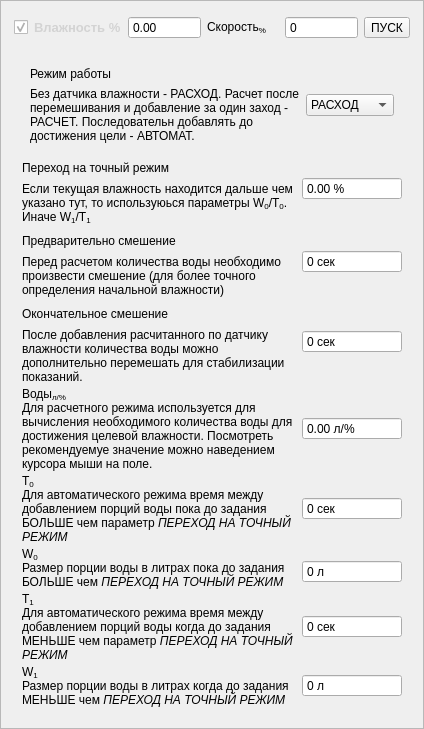
  <widget class="QFrame" name="vodoley_ctl">
   <property name="geometry">
    <rect>
     <x>39</x>
     <y>9</y>
     <width>421</width>
     <height>601</height>
    </rect>
   </property>
   <property name="sizePolicy">
    <sizepolicy hsizetype="Preferred" vsizetype="Fixed">
     <horstretch>0</horstretch>
     <verstretch>0</verstretch>
    </sizepolicy>
   </property>
   <property name="frameShape">
    <enum>QFrame::StyledPanel</enum>
   </property>
   <layout class="QVBoxLayout" name="verticalLayout_2">
    <property name="sizeConstraint">
     <enum>QLayout::SetFixedSize</enum>
    </property>
    <item alignment="Qt::AlignTop">
     <widget class="QWidget" name="vodoley_main" native="true">
      <property name="minimumSize">
       <size>
        <width>400</width>
        <height>0</height>
       </size>
      </property>
      <layout class="QHBoxLayout" name="horizontalLayout_3">
       <property name="leftMargin">
        <number>2</number>
       </property>
       <property name="topMargin">
        <number>4</number>
       </property>
       <property name="rightMargin">
        <number>2</number>
       </property>
       <property name="bottomMargin">
        <number>4</number>
       </property>
       <item>
        <widget class="QCheckBox" name="more_humidity">
         <property name="cursor">
          <cursorShape>PointingHandCursor</cursorShape>
         </property>
         <property name="toolTip">
          <string>Нажмите чтобы показать/скрыть настройки</string>
         </property>
         <property name="styleSheet">
          <string notr="true">#more_humidity
{
	color: lightGray;
	font-size: 10pt;
	font-weight: bold;
	border: none;
	background: none;
}
#more_humidity::indicator:unchecked 
{
	image: url(:/TConveyorPanel/more.png);
	width: 24px;
}
#more_humidity::indicator:checked 
{
	image: url(:/TConveyorPanel/less.png);
	width: 24px;
}</string>
         </property>
         <property name="text">
          <string>Влажность %</string>
         </property>
         <property name="checked">
          <bool>true</bool>
         </property>
        </widget>
       </item>
       <item>
        <widget class="QDoubleSpinBox" name="edt_humidity_sp_1">
         <property name="toolTip">
          <string>Влажность которую необходимо достигнуть</string>
         </property>
         <property name="buttonSymbols">
          <enum>QAbstractSpinBox::NoButtons</enum>
         </property>
        </widget>
       </item>
       <item>
        <widget class="QLabel" name="hint_3">
         <property name="text">
          <string>Скорость&lt;sub&gt;%&lt;/sub&gt;</string>
         </property>
         <property name="style" stdset="0">
          <string>hint</string>
         </property>
        </widget>
       </item>
       <item>
        <widget class="QSpinBox" name="edt_humidity_speed_1">
         <property name="toolTip">
          <string>Изменение интенсивности подачи воды (100 - интенсивно, 0 - осторожно)</string>
         </property>
         <property name="buttonSymbols">
          <enum>QAbstractSpinBox::NoButtons</enum>
         </property>
        </widget>
       </item>
       <item>
        <widget class="QToolButton" name="start">
         <property name="toolTip">
          <string>Запустить логику увлажнения</string>
         </property>
         <property name="text">
          <string>ПУСК</string>
         </property>
         <property name="icon">
          <iconset theme="media-playback-start">
           <normaloff>../../../../.designer/backup</normaloff>../../../../.designer/backup</iconset>
         </property>
        </widget>
       </item>
      </layout>
     </widget>
    </item>
    <item>
     <widget class="QWidget" name="vodoley_settings" native="true">
      <layout class="QVBoxLayout" name="verticalLayout_3">
       <property name="spacing">
        <number>1</number>
       </property>
       <item>
        <widget class="QWidget" name="row_1" native="true">
         <layout class="QGridLayout" name="gridLayout">
          <property name="horizontalSpacing">
           <number>1</number>
          </property>
          <item row="0" column="0" rowspan="2">
           <widget class="QLabel" name="hint_1">
            <property name="sizePolicy">
             <sizepolicy hsizetype="Expanding" vsizetype="Preferred">
              <horstretch>0</horstretch>
              <verstretch>0</verstretch>
             </sizepolicy>
            </property>
            <property name="text">
             <string>Режим работы</string>
            </property>
            <property name="wordWrap">
             <bool>true</bool>
            </property>
            <property name="style" stdset="0">
             <string>hint</string>
            </property>
           </widget>
          </item>
          <item row="2" column="0">
           <widget class="QLabel" name="tip_1">
            <property name="sizePolicy">
             <sizepolicy hsizetype="Expanding" vsizetype="Preferred">
              <horstretch>0</horstretch>
              <verstretch>0</verstretch>
             </sizepolicy>
            </property>
            <property name="text">
             <string>Без датчика влажности - РАСХОД. Расчет после перемешивания и добавление за один заход - РАСЧЕТ. Последовательн добавлять до достижения цели - АВТОМАТ.</string>
            </property>
            <property name="wordWrap">
             <bool>true</bool>
            </property>
            <property name="style" stdset="0">
             <string>tips</string>
            </property>
           </widget>
          </item>
          <item row="0" column="1" rowspan="3">
           <widget class="QComboBox" name="vodoley_mode">
            <property name="maximumSize">
             <size>
              <width>100</width>
              <height>16777215</height>
             </size>
            </property>
            <item>
             <property name="text">
              <string>РАСХОД</string>
             </property>
            </item>
            <item>
             <property name="text">
              <string>РАСЧЕТ</string>
             </property>
            </item>
            <item>
             <property name="text">
              <string>АВТОМАТ</string>
             </property>
            </item>
           </widget>
          </item>
         </layout>
        </widget>
       </item>
       <item>
        <widget class="QWidget" name="row_2" native="true">
         <layout class="QGridLayout" name="gridLayout_4">
          <property name="leftMargin">
           <number>1</number>
          </property>
          <property name="topMargin">
           <number>1</number>
          </property>
          <property name="rightMargin">
           <number>1</number>
          </property>
          <property name="bottomMargin">
           <number>1</number>
          </property>
          <property name="horizontalSpacing">
           <number>1</number>
          </property>
          <property name="verticalSpacing">
           <number>0</number>
          </property>
          <item row="0" column="0" rowspan="2">
           <widget class="QLabel" name="hint_5">
            <property name="sizePolicy">
             <sizepolicy hsizetype="Expanding" vsizetype="Preferred">
              <horstretch>0</horstretch>
              <verstretch>0</verstretch>
             </sizepolicy>
            </property>
            <property name="text">
             <string>Переход на точный режим</string>
            </property>
            <property name="wordWrap">
             <bool>true</bool>
            </property>
            <property name="style" stdset="0">
             <string>hint</string>
            </property>
           </widget>
          </item>
          <item row="2" column="0">
           <widget class="QLabel" name="tip_3">
            <property name="sizePolicy">
             <sizepolicy hsizetype="Expanding" vsizetype="Preferred">
              <horstretch>0</horstretch>
              <verstretch>0</verstretch>
             </sizepolicy>
            </property>
            <property name="text">
             <string>Если текущая влажность находится дальше чем указано тут, то используюься параметры W&lt;sub&gt;0&lt;/sub&gt;/T&lt;sub&gt;0&lt;/sub&gt;. Иначе W&lt;sub&gt;1&lt;/sub&gt;/T&lt;sub&gt;1&lt;/sub&gt;</string>
            </property>
            <property name="wordWrap">
             <bool>true</bool>
            </property>
            <property name="style" stdset="0">
             <string>tips</string>
            </property>
           </widget>
          </item>
          <item row="0" column="1" rowspan="3">
           <widget class="QDoubleSpinBox" name="edt_humidity_wpp_2">
            <property name="minimumSize">
             <size>
              <width>100</width>
              <height>0</height>
             </size>
            </property>
            <property name="maximumSize">
             <size>
              <width>120</width>
              <height>16777215</height>
             </size>
            </property>
            <property name="buttonSymbols">
             <enum>QAbstractSpinBox::NoButtons</enum>
            </property>
            <property name="suffix">
             <string> %</string>
            </property>
           </widget>
          </item>
         </layout>
        </widget>
       </item>
       <item>
        <widget class="QWidget" name="row_3" native="true">
         <layout class="QGridLayout" name="gridLayout_5">
          <property name="leftMargin">
           <number>1</number>
          </property>
          <property name="topMargin">
           <number>1</number>
          </property>
          <property name="rightMargin">
           <number>1</number>
          </property>
          <property name="bottomMargin">
           <number>1</number>
          </property>
          <property name="horizontalSpacing">
           <number>1</number>
          </property>
          <property name="verticalSpacing">
           <number>0</number>
          </property>
          <item row="0" column="0" rowspan="2">
           <widget class="QLabel" name="hint_6">
            <property name="sizePolicy">
             <sizepolicy hsizetype="Expanding" vsizetype="Preferred">
              <horstretch>0</horstretch>
              <verstretch>0</verstretch>
             </sizepolicy>
            </property>
            <property name="text">
             <string>Предварительно смешение</string>
            </property>
            <property name="wordWrap">
             <bool>true</bool>
            </property>
            <property name="style" stdset="0">
             <string>hint</string>
            </property>
           </widget>
          </item>
          <item row="2" column="0">
           <widget class="QLabel" name="tip_4">
            <property name="sizePolicy">
             <sizepolicy hsizetype="Expanding" vsizetype="Preferred">
              <horstretch>0</horstretch>
              <verstretch>0</verstretch>
             </sizepolicy>
            </property>
            <property name="text">
             <string>Перед расчетом количества воды необходимо произвести смешение (для более точного определения начальной влажности)</string>
            </property>
            <property name="wordWrap">
             <bool>true</bool>
            </property>
            <property name="style" stdset="0">
             <string>tips</string>
            </property>
           </widget>
          </item>
          <item row="0" column="1" rowspan="3">
           <widget class="QSpinBox" name="premixT">
            <property name="minimumSize">
             <size>
              <width>100</width>
              <height>0</height>
             </size>
            </property>
            <property name="maximumSize">
             <size>
              <width>120</width>
              <height>16777215</height>
             </size>
            </property>
            <property name="buttonSymbols">
             <enum>QAbstractSpinBox::NoButtons</enum>
            </property>
            <property name="suffix">
             <string> сек</string>
            </property>
           </widget>
          </item>
         </layout>
        </widget>
       </item>
       <item>
        <widget class="QWidget" name="row_4" native="true">
         <layout class="QGridLayout" name="gridLayout_6">
          <property name="leftMargin">
           <number>1</number>
          </property>
          <property name="topMargin">
           <number>1</number>
          </property>
          <property name="rightMargin">
           <number>1</number>
          </property>
          <property name="bottomMargin">
           <number>1</number>
          </property>
          <property name="horizontalSpacing">
           <number>1</number>
          </property>
          <property name="verticalSpacing">
           <number>0</number>
          </property>
          <item row="0" column="0" rowspan="2">
           <widget class="QLabel" name="hint_7">
            <property name="sizePolicy">
             <sizepolicy hsizetype="Expanding" vsizetype="Preferred">
              <horstretch>0</horstretch>
              <verstretch>0</verstretch>
             </sizepolicy>
            </property>
            <property name="text">
             <string>Окончательное смешение</string>
            </property>
            <property name="wordWrap">
             <bool>true</bool>
            </property>
            <property name="style" stdset="0">
             <string>hint</string>
            </property>
           </widget>
          </item>
          <item row="2" column="0">
           <widget class="QLabel" name="tip_5">
            <property name="sizePolicy">
             <sizepolicy hsizetype="Expanding" vsizetype="Preferred">
              <horstretch>0</horstretch>
              <verstretch>0</verstretch>
             </sizepolicy>
            </property>
            <property name="text">
             <string>После добавления расчитанного по датчику влажности количества воды можно дополнительно перемешать для стабилизации показаний.</string>
            </property>
            <property name="wordWrap">
             <bool>true</bool>
            </property>
            <property name="style" stdset="0">
             <string>tips</string>
            </property>
           </widget>
          </item>
          <item row="0" column="1" rowspan="3">
           <widget class="QSpinBox" name="postmixT_2">
            <property name="minimumSize">
             <size>
              <width>100</width>
              <height>0</height>
             </size>
            </property>
            <property name="maximumSize">
             <size>
              <width>120</width>
              <height>16777215</height>
             </size>
            </property>
            <property name="buttonSymbols">
             <enum>QAbstractSpinBox::NoButtons</enum>
            </property>
            <property name="suffix">
             <string> сек</string>
            </property>
           </widget>
          </item>
         </layout>
        </widget>
       </item>
       <item>
        <widget class="QWidget" name="row_5" native="true">
         <layout class="QGridLayout" name="gridLayout_7">
          <property name="leftMargin">
           <number>1</number>
          </property>
          <property name="topMargin">
           <number>1</number>
          </property>
          <property name="rightMargin">
           <number>1</number>
          </property>
          <property name="bottomMargin">
           <number>1</number>
          </property>
          <property name="horizontalSpacing">
           <number>1</number>
          </property>
          <property name="verticalSpacing">
           <number>0</number>
          </property>
          <item row="0" column="0" rowspan="2">
           <widget class="QLabel" name="hint_8">
            <property name="sizePolicy">
             <sizepolicy hsizetype="Expanding" vsizetype="Preferred">
              <horstretch>0</horstretch>
              <verstretch>0</verstretch>
             </sizepolicy>
            </property>
            <property name="text">
             <string>Воды&lt;sub&gt;л/%&lt;/sub&gt;</string>
            </property>
            <property name="wordWrap">
             <bool>true</bool>
            </property>
            <property name="style" stdset="0">
             <string>hint</string>
            </property>
           </widget>
          </item>
          <item row="2" column="0">
           <widget class="QLabel" name="tip_6">
            <property name="sizePolicy">
             <sizepolicy hsizetype="Expanding" vsizetype="Preferred">
              <horstretch>0</horstretch>
              <verstretch>0</verstretch>
             </sizepolicy>
            </property>
            <property name="text">
             <string>Для расчетного режима используется для вычисления необходимого количества воды для достижения целевой влажности. Посмотреть рекомендуемуе значение можно наведением курсора мыши на поле.</string>
            </property>
            <property name="wordWrap">
             <bool>true</bool>
            </property>
            <property name="style" stdset="0">
             <string>tips</string>
            </property>
           </widget>
          </item>
          <item row="0" column="1" rowspan="3">
           <widget class="QDoubleSpinBox" name="edt_humidity_wpp_1">
            <property name="minimumSize">
             <size>
              <width>100</width>
              <height>0</height>
             </size>
            </property>
            <property name="maximumSize">
             <size>
              <width>120</width>
              <height>16777215</height>
             </size>
            </property>
            <property name="buttonSymbols">
             <enum>QAbstractSpinBox::NoButtons</enum>
            </property>
            <property name="suffix">
             <string> л/%</string>
            </property>
            <property name="maximum">
             <double>100.000000000000000</double>
            </property>
            <property name="singleStep">
             <double>0.010000000000000</double>
            </property>
           </widget>
          </item>
         </layout>
        </widget>
       </item>
       <item>
        <widget class="QWidget" name="row_6" native="true">
         <layout class="QGridLayout" name="gridLayout_8">
          <property name="leftMargin">
           <number>1</number>
          </property>
          <property name="topMargin">
           <number>1</number>
          </property>
          <property name="rightMargin">
           <number>1</number>
          </property>
          <property name="bottomMargin">
           <number>1</number>
          </property>
          <property name="horizontalSpacing">
           <number>1</number>
          </property>
          <property name="verticalSpacing">
           <number>0</number>
          </property>
          <item row="0" column="0" rowspan="2">
           <widget class="QLabel" name="hint_9">
            <property name="sizePolicy">
             <sizepolicy hsizetype="Expanding" vsizetype="Preferred">
              <horstretch>0</horstretch>
              <verstretch>0</verstretch>
             </sizepolicy>
            </property>
            <property name="text">
             <string>T&lt;sub&gt;0&lt;/sub&gt;</string>
            </property>
            <property name="wordWrap">
             <bool>true</bool>
            </property>
            <property name="style" stdset="0">
             <string>hint</string>
            </property>
           </widget>
          </item>
          <item row="2" column="0">
           <widget class="QLabel" name="tip_7">
            <property name="sizePolicy">
             <sizepolicy hsizetype="Expanding" vsizetype="Preferred">
              <horstretch>0</horstretch>
              <verstretch>0</verstretch>
             </sizepolicy>
            </property>
            <property name="text">
             <string>Для автоматического режима время между добавлением порций воды пока до задания БОЛЬШЕ чем параметр &lt;i&gt;ПЕРЕХОД НА ТОЧНЫЙ РЕЖИМ&lt;/i&gt;</string>
            </property>
            <property name="wordWrap">
             <bool>true</bool>
            </property>
            <property name="style" stdset="0">
             <string>tips</string>
            </property>
           </widget>
          </item>
          <item row="0" column="1" rowspan="3">
           <widget class="QSpinBox" name="postmixT_4">
            <property name="minimumSize">
             <size>
              <width>100</width>
              <height>0</height>
             </size>
            </property>
            <property name="maximumSize">
             <size>
              <width>120</width>
              <height>16777215</height>
             </size>
            </property>
            <property name="buttonSymbols">
             <enum>QAbstractSpinBox::NoButtons</enum>
            </property>
            <property name="suffix">
             <string> сек</string>
            </property>
           </widget>
          </item>
         </layout>
        </widget>
       </item>
       <item>
        <widget class="QWidget" name="row_7" native="true">
         <layout class="QGridLayout" name="gridLayout_9">
          <property name="leftMargin">
           <number>1</number>
          </property>
          <property name="topMargin">
           <number>1</number>
          </property>
          <property name="rightMargin">
           <number>1</number>
          </property>
          <property name="bottomMargin">
           <number>1</number>
          </property>
          <property name="horizontalSpacing">
           <number>1</number>
          </property>
          <property name="verticalSpacing">
           <number>0</number>
          </property>
          <item row="0" column="0" rowspan="2">
           <widget class="QLabel" name="hint_10">
            <property name="sizePolicy">
             <sizepolicy hsizetype="Expanding" vsizetype="Preferred">
              <horstretch>0</horstretch>
              <verstretch>0</verstretch>
             </sizepolicy>
            </property>
            <property name="text">
             <string>W&lt;sub&gt;0&lt;/sub&gt;</string>
            </property>
            <property name="wordWrap">
             <bool>true</bool>
            </property>
            <property name="style" stdset="0">
             <string>hint</string>
            </property>
           </widget>
          </item>
          <item row="2" column="0">
           <widget class="QLabel" name="tip_8">
            <property name="sizePolicy">
             <sizepolicy hsizetype="Expanding" vsizetype="Preferred">
              <horstretch>0</horstretch>
              <verstretch>0</verstretch>
             </sizepolicy>
            </property>
            <property name="text">
             <string>Размер порции  воды в литрах пока до задания БОЛЬШЕ чем &lt;i&gt;ПЕРЕХОД НА ТОЧНЫЙ РЕЖИМ&lt;/i&gt;</string>
            </property>
            <property name="wordWrap">
             <bool>true</bool>
            </property>
            <property name="style" stdset="0">
             <string>tips</string>
            </property>
           </widget>
          </item>
          <item row="1" column="1" rowspan="2">
           <widget class="QSpinBox" name="edt_w_0">
            <property name="minimumSize">
             <size>
              <width>100</width>
              <height>0</height>
             </size>
            </property>
            <property name="maximumSize">
             <size>
              <width>120</width>
              <height>16777215</height>
             </size>
            </property>
            <property name="toolTip">
             <string>По сколько литров наливать в автоматическом режиме пока до задания далеко (больше чем параметр &lt;i&gt;ТОЧНО ЗА&lt;/i&gt;)</string>
            </property>
            <property name="buttonSymbols">
             <enum>QAbstractSpinBox::NoButtons</enum>
            </property>
            <property name="suffix">
             <string> л</string>
            </property>
           </widget>
          </item>
         </layout>
        </widget>
       </item>
       <item>
        <widget class="QWidget" name="row_8" native="true">
         <layout class="QGridLayout" name="gridLayout_10">
          <property name="leftMargin">
           <number>1</number>
          </property>
          <property name="topMargin">
           <number>1</number>
          </property>
          <property name="rightMargin">
           <number>1</number>
          </property>
          <property name="bottomMargin">
           <number>1</number>
          </property>
          <property name="horizontalSpacing">
           <number>1</number>
          </property>
          <property name="verticalSpacing">
           <number>0</number>
          </property>
          <item row="0" column="0" rowspan="2">
           <widget class="QLabel" name="hint_11">
            <property name="sizePolicy">
             <sizepolicy hsizetype="Expanding" vsizetype="Preferred">
              <horstretch>0</horstretch>
              <verstretch>0</verstretch>
             </sizepolicy>
            </property>
            <property name="text">
             <string>T&lt;sub&gt;1&lt;/sub&gt;</string>
            </property>
            <property name="wordWrap">
             <bool>true</bool>
            </property>
            <property name="style" stdset="0">
             <string>hint</string>
            </property>
           </widget>
          </item>
          <item row="2" column="0">
           <widget class="QLabel" name="tip_9">
            <property name="sizePolicy">
             <sizepolicy hsizetype="Expanding" vsizetype="Preferred">
              <horstretch>0</horstretch>
              <verstretch>0</verstretch>
             </sizepolicy>
            </property>
            <property name="text">
             <string>Для автоматического режима время между добавлением порций воды когда до задания МЕНЬШЕ чем параметр &lt;i&gt;ПЕРЕХОД НА ТОЧНЫЙ РЕЖИМ&lt;/i&gt;</string>
            </property>
            <property name="wordWrap">
             <bool>true</bool>
            </property>
            <property name="style" stdset="0">
             <string>tips</string>
            </property>
           </widget>
          </item>
          <item row="0" column="1" rowspan="3">
           <widget class="QSpinBox" name="postmixT_5">
            <property name="minimumSize">
             <size>
              <width>100</width>
              <height>0</height>
             </size>
            </property>
            <property name="maximumSize">
             <size>
              <width>120</width>
              <height>16777215</height>
             </size>
            </property>
            <property name="buttonSymbols">
             <enum>QAbstractSpinBox::NoButtons</enum>
            </property>
            <property name="suffix">
             <string> сек</string>
            </property>
           </widget>
          </item>
         </layout>
        </widget>
       </item>
       <item>
        <widget class="QWidget" name="row_9" native="true">
         <layout class="QGridLayout" name="gridLayout_11">
          <property name="leftMargin">
           <number>1</number>
          </property>
          <property name="topMargin">
           <number>1</number>
          </property>
          <property name="rightMargin">
           <number>1</number>
          </property>
          <property name="bottomMargin">
           <number>1</number>
          </property>
          <property name="horizontalSpacing">
           <number>1</number>
          </property>
          <property name="verticalSpacing">
           <number>0</number>
          </property>
          <item row="0" column="0" rowspan="2">
           <widget class="QLabel" name="hint_12">
            <property name="sizePolicy">
             <sizepolicy hsizetype="Expanding" vsizetype="Preferred">
              <horstretch>0</horstretch>
              <verstretch>0</verstretch>
             </sizepolicy>
            </property>
            <property name="text">
             <string>W&lt;sub&gt;1&lt;/sub&gt;</string>
            </property>
            <property name="wordWrap">
             <bool>true</bool>
            </property>
            <property name="style" stdset="0">
             <string>hint</string>
            </property>
           </widget>
          </item>
          <item row="2" column="0">
           <widget class="QLabel" name="tip_10">
            <property name="sizePolicy">
             <sizepolicy hsizetype="Expanding" vsizetype="Preferred">
              <horstretch>0</horstretch>
              <verstretch>0</verstretch>
             </sizepolicy>
            </property>
            <property name="text">
             <string>Размер порции  воды в литрах когда до задания МЕНЬШЕ чем &lt;i&gt;ПЕРЕХОД НА ТОЧНЫЙ РЕЖИМ&lt;/i&gt;</string>
            </property>
            <property name="wordWrap">
             <bool>true</bool>
            </property>
            <property name="style" stdset="0">
             <string>tips</string>
            </property>
           </widget>
          </item>
          <item row="0" column="1" rowspan="3">
           <widget class="QSpinBox" name="edt_w_1">
            <property name="minimumSize">
             <size>
              <width>100</width>
              <height>0</height>
             </size>
            </property>
            <property name="maximumSize">
             <size>
              <width>120</width>
              <height>16777215</height>
             </size>
            </property>
            <property name="toolTip">
             <string>По сколько литров наливать в автоматическом режиме когда задание уже близко (менее чем параметр &lt;i&gt;ТОЧНО ЗА&lt;/i&gt;)</string>
            </property>
            <property name="buttonSymbols">
             <enum>QAbstractSpinBox::NoButtons</enum>
            </property>
            <property name="suffix">
             <string> л</string>
            </property>
           </widget>
          </item>
         </layout>
        </widget>
       </item>
      </layout>
     </widget>
    </item>
   </layout>
  </widget>
